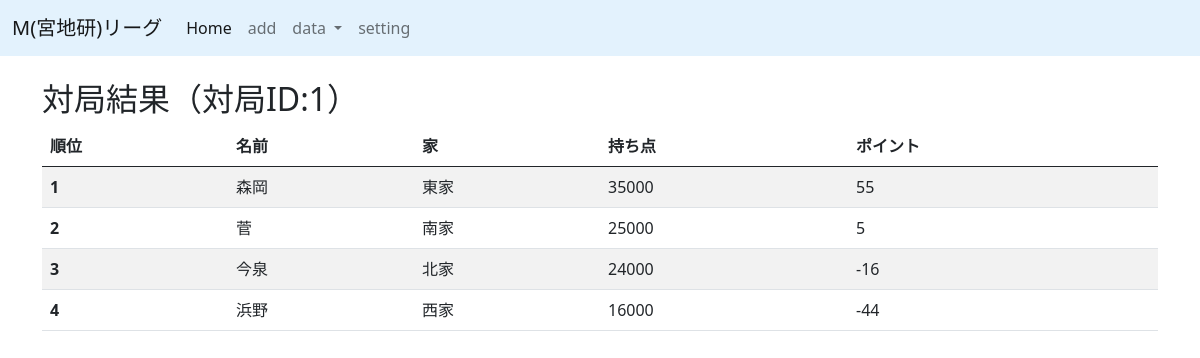
The page /data/game/1 on the database its author committed.
### app.py (models this page shows)
class Result(db.Model):
    __tablename__ = 'results'
    id = db.Column(db.Integer, primary_key=True)
    name = db.Column(db.String, nullable=False)
    house = db.Column(db.String, nullable=False) # 東家など
    rank = db.Column(db.Integer, nullable=False) # 順位
    score = db.Column(db.Integer, nullable=False) # 持ち点
    total_points = db.Column(db.Integer, nullable=False)
    game_id = db.Column(db.Integer, db.ForeignKey('games.id'))
    game = db.relationship("Game", back_populates="result")

### app.py (the view)
@app.route('/data/game/<int:id>')
def game_result(id):
    results = Result.query.filter_by(game_id=id).order_by(Result.score.desc()).all()
    return render_template('data/game_result.html', results=results)

### templates/data/game_result.html
{% extends "layout.html" %}
{% block content %}
<div class="container mt-4">
    <h2>対局結果（対局ID:{{ results[0].game_id }}）</h2>
    <table class="table table-striped">
        <thead>
            <tr>
              <th scope="col">順位</th>
              <th scope="col">名前</th>
              <th scope="col">家</th>
              <th scope="col">持ち点</th>
              <th scope="col">ポイント</th>
            </tr>
          </thead>
          <tbody>
            {% for result in results %}
            <tr>
              <th scope="row">{{ loop.index }}</th>
              <td>{{ result.name }}</td>
              <td>{{ result.house }}</td>
              <td>{{ result.score }}</td>
              <td>{{ result.total_points }}</td>
            </tr>
            {% endfor %}
          </tbody>
    </table>
</div>
{% endblock %}

### rows shown on the page
Result: game "1", name "森岡", house "東家", score "35000", total_points "55"
Result: name "菅", house "南家", score "25000", total_points "5"
Result: name "今泉", house "北家", score "24000", total_points "-16"
Result: name "浜野", house "西家", score "16000", total_points "-44"
